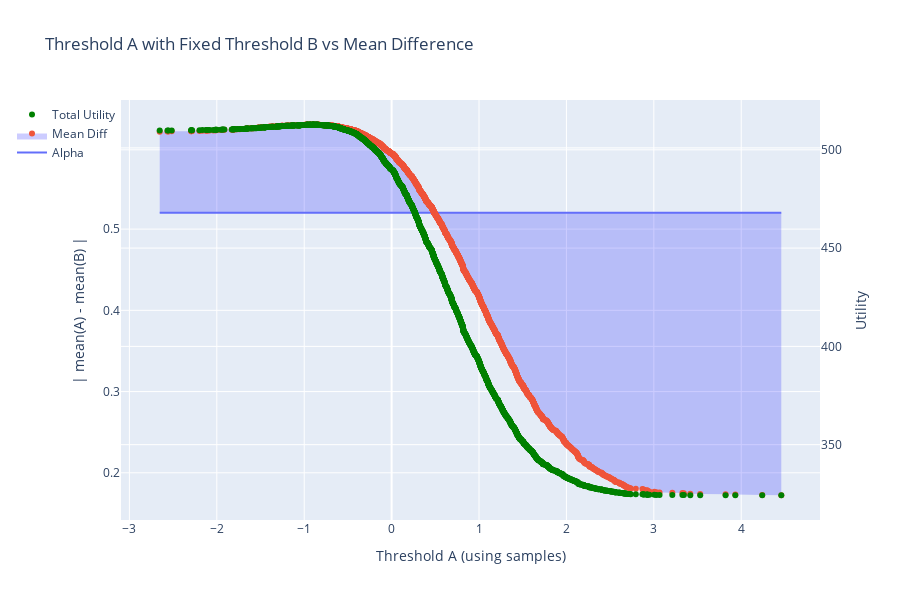

Notebook code cell kept with this figure:
### Code cell
# Experiment 2
from experiment_2 import experiment_2
test_alpha = 0.52
ex2a, ex2b = experiment_2(a, b, u_plus, u_minus, c_plus, c_minus, test_alpha, w_a, w_b, thresh_B, a, alphas)
ex2a.update_layout(
    xaxis_title ='Threshold A (using samples)'
)
ex2a.show()
#ex2b.show()

trace1 = ex2a.data[1]
trace2 = ex2a.data[2]
mean_diffs = dict(zip(trace1.x, trace1.y))
utilities = dict(zip(trace2.x, trace2.y))

y_thresh_A = np.array(y_thresh_A)
y_thresh_B = np.array(y_thresh_B)
x_alphas = np.array(x_alphas)
indices = np.where(y_thresh_A < y_thresh_B)[0]
test_alphas  = x_alphas[indices]
print(test_alphas)
#test_alphas = np.arange(0.54, 0.63, 0.01)
results = []

for test_alpha in test_alphas:
    # Filter mean_diffs under current threshold
    filtered = {k: v for k, v in mean_diffs.items() if v < test_alpha}

    # Find before and after keys
    before_keys = [k for k in filtered if k < 0]
    after_keys = [k for k in filtered if k > 0]

    before = max(before_keys) if before_keys else None
    after = min(after_keys) if after_keys else None

    if before is not None and after is not None:
        # Prepare data
        utility_before = utilities[before]
        utility_after = utilities[after]
        utility_diff = np.abs(utility_after - utility_before)

        # Build vertical block
        block = pd.DataFrame([
            {
                'Test Alpha': round(test_alpha, 3),
                'Side': 'Negative',
                'Threshold': before,
                'Mean Difference': mean_diffs[before],
                'Utility': utility_before
            },
            {
                'Test Alpha': round(test_alpha, 3),
                'Side': 'Positive',
                'Threshold': after,
                'Mean Difference': mean_diffs[after],
                'Utility': utility_after
            },
            {
                'Test Alpha': round(test_alpha, 3),
                'Side': 'Δ Utility',
                'Threshold': '',
                'Mean Difference': '',
                'Utility': utility_diff
            }
        ])

        print(block.to_string(index=False))
        print("--------")

### Figure 1 — Plotly figure (JSON) as saved in the notebook; plotly's stock layout.template omitted (floating-point values rounded to 4 significant figures; data arrays with more than 128 entries replaced by an {"elided": "..."} marker saying what was removed)
{"data": [{"mode": "lines", "name": "Alpha", "type": "scatter", "x": {"elided": "2500 float values"}, "y": {"elided": "2500 float values"}}, {"fill": "tonexty", "fillcolor": "rgba(0,0,255,0.2)", "mode": "markers", "name": "Mean Diff", "type": "scatter", "x": {"elided": "2500 float values"}, "y": {"elided": "2500 float values"}}, {"marker": {"color": "green"}, "mode": "markers", "name": "Total Utility", "type": "scatter", "x": {"elided": "2500 float values"}, "y": {"elided": "2500 float values"}, "yaxis": "y2"}], "layout": {"height": 600, "legend": {"x": 0, "xanchor": "right", "yanchor": "top"}, "showlegend": true, "title": {"text": "Threshold A with Fixed Threshold B vs Mean Difference"}, "xaxis": {"title": {"text": "Threshold A (using samples)"}}, "yaxis": {"title": {"text": "| mean(A) - mean(B) |"}}, "yaxis2": {"overlaying": "y", "side": "right", "title": {"text": "Utility"}}}}
